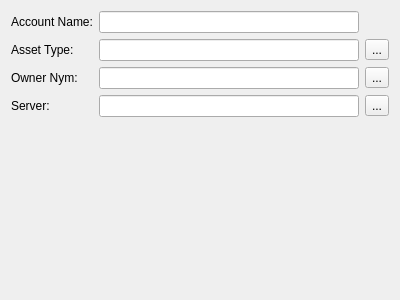
<?xml version="1.0" encoding="UTF-8"?>
<ui version="4.0">
 <class>MTAccountDetails</class>
 <widget class="QWidget" name="MTAccountDetails">
  <property name="geometry">
   <rect>
    <x>0</x>
    <y>0</y>
    <width>400</width>
    <height>300</height>
   </rect>
  </property>
  <property name="windowTitle">
   <string>Form</string>
  </property>
  <layout class="QVBoxLayout" name="verticalLayout">
   <item>
    <layout class="QGridLayout" name="gridLayout">
     <item row="0" column="0">
      <widget class="QLabel" name="labelName">
       <property name="text">
        <string>Account Name:</string>
       </property>
      </widget>
     </item>
     <item row="0" column="1">
      <widget class="QLineEdit" name="lineEditName">
       <property name="readOnly">
        <bool>false</bool>
       </property>
      </widget>
     </item>
     <item row="1" column="0">
      <widget class="QLabel" name="label">
       <property name="text">
        <string>Asset Type:</string>
       </property>
      </widget>
     </item>
     <item row="1" column="1">
      <widget class="QLineEdit" name="lineEditAsset">
       <property name="readOnly">
        <bool>true</bool>
       </property>
      </widget>
     </item>
     <item row="1" column="2">
      <widget class="QToolButton" name="toolButtonAsset">
       <property name="text">
        <string>...</string>
       </property>
       <property name="icon">
        <iconset resource="../resource.qrc">
         <normaloff>:/icons/purse</normaloff>:/icons/purse</iconset>
       </property>
      </widget>
     </item>
     <item row="2" column="0">
      <widget class="QLabel" name="labelNym">
       <property name="text">
        <string>Owner Nym:</string>
       </property>
      </widget>
     </item>
     <item row="2" column="1">
      <widget class="QLineEdit" name="lineEditNym">
       <property name="readOnly">
        <bool>true</bool>
       </property>
      </widget>
     </item>
     <item row="2" column="2">
      <widget class="QToolButton" name="toolButtonNym">
       <property name="text">
        <string>...</string>
       </property>
       <property name="icon">
        <iconset resource="../resource.qrc">
         <normaloff>:/icons/icons/user.png</normaloff>:/icons/icons/user.png</iconset>
       </property>
      </widget>
     </item>
     <item row="3" column="0">
      <widget class="QLabel" name="labelServer">
       <property name="text">
        <string>Server:</string>
       </property>
      </widget>
     </item>
     <item row="3" column="1">
      <widget class="QLineEdit" name="lineEditServer">
       <property name="readOnly">
        <bool>true</bool>
       </property>
      </widget>
     </item>
     <item row="3" column="2">
      <widget class="QToolButton" name="toolButtonServer">
       <property name="text">
        <string>...</string>
       </property>
       <property name="icon">
        <iconset resource="../resource.qrc">
         <normaloff>:/icons/server</normaloff>:/icons/server</iconset>
       </property>
      </widget>
     </item>
    </layout>
   </item>
   <item>
    <spacer name="verticalSpacer">
     <property name="orientation">
      <enum>Qt::Vertical</enum>
     </property>
     <property name="sizeHint" stdset="0">
      <size>
       <width>20</width>
       <height>209</height>
      </size>
     </property>
    </spacer>
   </item>
  </layout>
 </widget>
 <resources>
  <include location="../resource.qrc"/>
 </resources>
 <connections/>
</ui>
